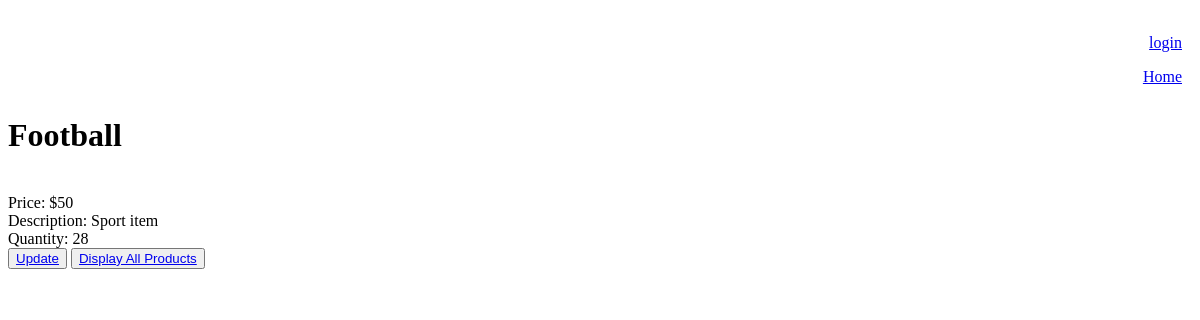
Screenshot of /product/2/ with the database file from the repository.
### product/models.py (models this page shows)
class Product(models.Model):
    name = models.CharField(max_length=50, null=False)
    price = models.IntegerField(null=False)
    description = models.CharField(max_length=200, null=False)
    quantity = models.IntegerField(null=False)
    user = models.ForeignKey(User, default=1, on_delete=models.CASCADE)
    image = models.ImageField(upload_to='product/', null=True, blank=True)
    def __str__(self):
        return self.name

### product/views.py (the view)
# urls.py: path('<int:pk>/', ProductDetail.as_view(), name='product_detail'),
class ProductDetail(DetailView):
    model = Product
    template_name = 'product/product_detail.html'
    context_object_name = 'product'

### templates/product/product_detail.html (shortened to what this page needs)
{% extends 'product/base.html' %}
{% block content %}
<h1>{{product}}</h1> <br>
Price: ${{ product.price}} <br>
Description: {{product.description}} <br>
Quantity: {{product.quantity}} <br>
<button><a href="{% url 'product_update' product.id %}">Update</a></button>
<button><a href="{% url 'product_list' %}">Display All Products</a></button>
{% endblock %}

### rows the page displays
Product: name "Football", price "50", description "Sport item", quantity "28"
